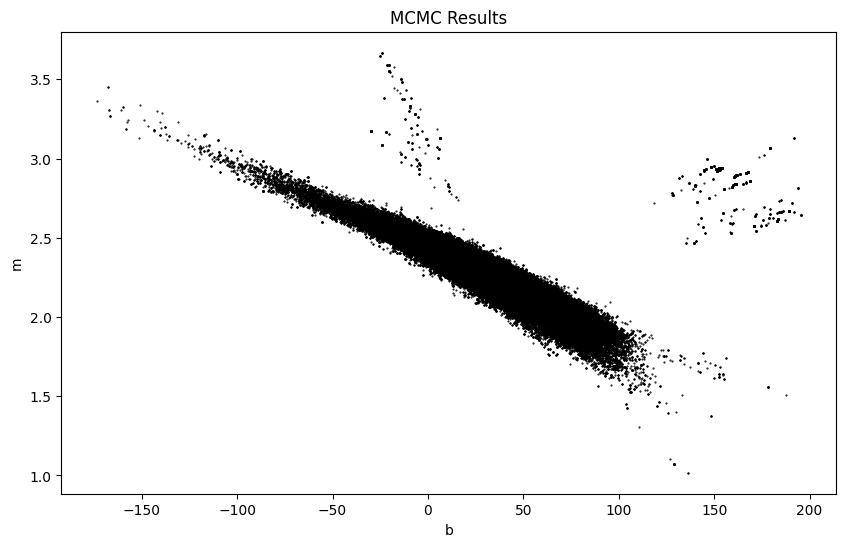

Generate this figure with Python:
"""
Reproducing the Figure 4 in David Hogg's paper "Data analysis recipes: Fitting a model to data"

Considering all the data points for a linear fit

"""



import matplotlib.pyplot as plt
import numpy as np
import emcee


# Data
id = np.array([1, 2, 3, 4, 5, 6, 7, 8, 9, 10, 11, 12, 13, 14, 15, 16, 17, 18, 19, 20])
x = np.array([201, 244, 47, 287, 203, 58, 210, 202, 198, 158, 165, 201, 157, 131, 166, 160, 186, 125, 218, 146])
y = np.array([592, 401, 583, 402, 495, 173, 479, 504, 510, 416, 393, 442, 317, 311, 400, 337, 423, 334, 533, 344])
sigy = np.array([61, 25, 38, 15, 21, 15, 27, 14, 30, 16, 14, 25, 52, 16, 34, 31, 42, 26, 16, 22])
sigx = np.array([9, 4, 11, 7, 5, 9, 4, 4, 11, 7, 5, 5, 5, 6, 6, 5, 9, 8, 6, 5])
rhoxy = np.array([-0.84, 0.31, 0.64, -0.27, -0.33, 0.67, -0.02, -0.05, -0.84, -0.69, 0.30, -0.46, -0.03, 0.50, 0.73, -0.52, 0.90, 0.40, -0.78, -0.56])


def logprior(params):
    m, b, Pb, Yb, Vb = params
    if 0 <= Pb <= 1 and Vb > 0:
        if 0 <= m <= 5 and -200 <= b <= 200 and 0 <= Yb <= 1000:
            return -np.log(1 + Pb) - np.log(1 + Vb)  # Prior for m, b, Pb, Yb, Vb
    return -np.inf  # Reject everything else


# def likelihood(xi, yi, sigyi, m, b, Pb, Yb, Vb):
def loglikelihood(params, xi, yi, sigyi):
    """
    Calculate the log likelihood of the data given the model parameters and noise parameters.
    The likelihood is calculated using the formula:
    Li = (1 - Pb) / sqrt(sigyi**2) * exp(-0.5 * ((yi - (m * xi + b)) / sigyi)**2) + Pb / sqrt(Vb + sigyi**2) * exp(-0.5 * ((yi - Yb)**2 / (Vb + sigyi**2)))
    """
    # Unpack the parameters
    m, b, Pb, Yb, Vb = params
    if Pb < 0 or Pb > 1:
        return -np.inf
    if Vb <= 0:
        return -np.inf
    return np.sum(np.log((1 - Pb) / np.sqrt(sigyi**2) * np.exp(-0.5 * ((yi - (m * xi + b)) / sigyi)**2) + Pb / np.sqrt(Vb + sigyi**2) * np.exp(-0.5 * ((yi - Yb)**2 / (Vb + sigyi**2)))))

def logposterior(params, xi, yi, sigyi):
    lp = logprior(params)
    if not np.isfinite(lp):
        return -np.inf
    
    return lp + loglikelihood(params, xi, yi, sigyi) 


def run_mcmc(xi, yi, sigyi, nwalkers=100, nsteps_burn=200, nsteps_prod=2000):
    """
    Run the MCMC simulation using emcee.
    """
    # Define the number of dimensions
    # m, b, Pb, Yb, Vb
    ndim = 5

    p0 = np.empty((nwalkers, 5))

    p0[:, 0] = np.random.uniform(0, 2, size=nwalkers)   # m
    p0[:, 1] = np.random.uniform(0, 200, size=nwalkers) # b
    p0[:, 2] = np.random.uniform(0, 0.1, size=nwalkers)    # Pb
    p0[:, 3] = np.random.uniform(0, 200, size=nwalkers) # Yb
    p0[:, 4] = np.random.uniform(0, 100, size=nwalkers)   # Vb

    # Create the sampler
    sampler = emcee.EnsembleSampler(nwalkers, ndim, logposterior, args=(xi, yi, sigyi))

    # Run the MCMC simulation
    sampler.run_mcmc(p0, nsteps_burn, progress=True)
    sampler.reset()  # clear burn-in

    # Production
    sampler.run_mcmc(None, nsteps_prod, progress=True)

    return sampler

################################################################################################################################################
# Marginalisation is not required. Because even histogram is compressing the joint probability distribution into just the required parameters.
################################################################################################################################################

# def marginalisation(samples, params_to_marginalise=[2, 3, 4], target_params=[0, 1], n_bins=100):
#     """
#     Marginalise the samples over the specified parameters and calculate the MAP value for the target parameters.
#     """
#     # Check if params_to_marginalise is a list or a single parameter
#     if not isinstance(params_to_marginalise, list):
#         params_to_marginalise = [params_to_marginalise]

#     # Marginalize over the specified parameters (sum over them)
#     marginalised_samples = np.sum(samples[:, params_to_marginalise], axis=1)

#     # Create a new array with the remaining parameters (target_params)
#     reduced_samples = samples[:, target_params]

#     # Create a histogram of the reduced samples
#     hist, edges = np.histogram(reduced_samples[:, 0], bins=n_bins, density=True)

#     # Calculate the bin centers
#     bin_centers = 0.5 * (edges[1:] + edges[:-1])

#     # Normalize the histogram
#     hist /= np.sum(hist)

#     # Find the MAP value (bin center with the highest density)
#     map_index = np.argmax(hist)  # Index of the maximum value in the histogram
#     map_value = bin_centers[map_index]  # Corresponding bin center

#     return bin_centers, hist, map_value

# def plot_marginalisation(samples, params_to_marginalise=[2,3,4], target_params=[0,1], n_bins=100):
#     """
#     Plot the marginalisation of the samples over the specified parameters.
#     """
#     bin_centers, hist, map_value = marginalisation(samples, params_to_marginalise, target_params, n_bins)


#     print(f"MAP value for target parameter {target_params}: {map_value}")
#     print()
    
#     plt.figure(figsize=(8, 5))
#     plt.plot(bin_centers, hist, label=f"Marginalisation over parameter {params_to_marginalise}")
#     plt.axvline(map_value, color='red', linestyle='--', label=f"MAP = {map_value:.2f}")
#     plt.xlabel(f"Parameter {params_to_marginalise}")
#     plt.ylabel("Density")
#     plt.title(f"Marginalisation of Parameter {params_to_marginalise}")
#     plt.legend()
#     plt.show()

def plot_results(samples):
    """
    Plot the results of the MCMC simulation.
    """

    H, xedges, yedges = np.histogram2d(samples[:,1], samples[:,0], bins=500)
    i,j = np.unravel_index(np.argmax(H), H.shape)
    b_map = 0.5*(xedges[i]+xedges[i+1])
    m_map = 0.5*(yedges[j]+yedges[j+1])

    print("MAP of m:", m_map)
    print("MAP of b:", b_map)
    print()

    H_normalized = H / np.max(H)
    plt.pcolormesh(xedges, yedges, H_normalized.T, cmap="Greys")

    H_flat = H.flatten()
    H_sorted = np.sort(H_flat)
    cumsum = np.cumsum(H_sorted)
    cumsum /= cumsum[-1]  # Normalize to [0, 1]

    # Define percentiles (e.g., 68%, 95%, 99%)
    levels = [0.25, 0.5, 0.75]
    contour_levels = sorted(set([H_sorted[np.searchsorted(cumsum, level)] for level in levels]))

    # Create a meshgrid for contour plotting
    X, Y = np.meshgrid(xedges[:-1], yedges[:-1])
    plt.contour(X, Y, H.T, levels=contour_levels, colors="black")

    # Add labels and title
    plt.xlabel("b")
    plt.ylabel("m")
    plt.xlim(-125, 125)
    plt.ylim(1.5, 3.1)
    plt.title("2D Histogram with Contours and Density Shading")
    plt.colorbar(label="Normalized Density")
    plt.savefig('Exercise6_histogram.png', bbox_inches='tight')
    plt.savefig('Exercise6_histogram.pdf', bbox_inches='tight')
    plt.show()
    return samples



def plot_chains(sampler):
    fig, axes = plt.subplots(5, figsize=(8, 5), sharex=True)
    samples = sampler.get_chain()

    labels = ["m", "b", "Pb", "Yb", "Vb"]
    for i in range(5):  # For each parameter
        ax = axes[i]
        ax.plot(samples[:, :, i], "k", alpha=0.3)
        ax.set_ylabel(labels[i])
    axes[-1].set_xlabel("Step number")
    plt.show()


def plot_fit_with_samples(x, y, sigy, samples, n_samples_to_plot=10):
    """
    Plot the data with error bars, best-fit line, and sample lines from MCMC.
    """
    # Plot data with error bars
    plt.errorbar(x, y, yerr=sigy, fmt='o', color='red', markersize=4, label="Data", capsize=3, capthick=1)

    # Choose some sample lines to show the uncertainty
    x_plot = np.linspace(min(x), max(x), 200)
    for i in np.random.choice(len(samples), size=n_samples_to_plot, replace=False):
        m, b, Pb, Yb, Vb = samples[i]
        y_sample = m * x_plot + b
        plt.plot(x_plot, y_sample, color='gray', alpha=0.1)

    # # Plot the best-fit line (mean or MAP)
    # m_best = np.mean(samples[:, 0])  # or use MAP
    # b_best = np.mean(samples[:, 1])
    # y_best = m_best * x_plot + b_best

    # Plot the best-fit line (MAP)
    H, xedges, yedges = np.histogram2d(samples[:,1], samples[:,0], bins=500)
    i,j = np.unravel_index(np.argmax(H), H.shape)
    b_map = 0.5*(xedges[i]+xedges[i+1])
    m_map = 0.5*(yedges[j]+yedges[j+1])
    y_best = m_map * x_plot + b_map

    plt.plot(x_plot, y_best, color='blue', label='Best Fit (MAP)')

    # Labels and legend
    plt.xlabel("x")
    plt.ylabel("y")
    plt.title("Line fit with MCMC uncertainty")
    plt.legend()
    plt.savefig('Exercise6_fit.png', bbox_inches='tight')
    plt.savefig('Exercise6_fit.pdf', bbox_inches='tight')
    plt.show()

def plot_fit_with_confidence_band(x, y, sigy, samples, x_plot=None):
    if x_plot is None:
        x_plot = np.linspace(min(x), max(x), 200)
    # Reducing the sample, as it is too large to work with all of them at once
    reduced_samples_indices = np.random.choice(len(samples), size=len(samples)//2, replace=False)
    reduced_samples = samples[reduced_samples_indices]
    # Compute all predicted y values for each of the reduced sample
    y_samples = np.array([m * x_plot + b for m, b, Pb, Yb, Vb in reduced_samples])
    # Compute percentiles at each x
    # Compute percentiles for 1σ, 2σ, and 3σ confidence bands
    lower_1 = np.percentile(y_samples, 16, axis=0)
    median = np.percentile(y_samples, 50, axis=0)
    upper_1 = np.percentile(y_samples, 84, axis=0)

    lower_2 = np.percentile(y_samples, 2.5, axis=0)
    upper_2 = np.percentile(y_samples, 97.5, axis=0)

    lower_3 = np.percentile(y_samples, 0.15, axis=0)
    upper_3 = np.percentile(y_samples, 99.85, axis=0)

    plt.errorbar(x, y, yerr=sigy, fmt='o', color='red', markersize=4, label="Data", capsize=3, capthick=1)
    plt.plot(x_plot, median, color='blue', label='Median fit')
    plt.fill_between(x_plot, lower_1, upper_1, color='blue', alpha=0.3, label='±1σ region')
    plt.fill_between(x_plot, lower_2, upper_2, color='blue', alpha=0.15, label='±2σ region')
    plt.fill_between(x_plot, lower_3, upper_3, color='blue', alpha=0.07, label='±3σ region')
    plt.xlabel("x")
    plt.ylabel("y")
    plt.title("Line fit with ±1σ confidence band")
    plt.legend()
    plt.savefig('Exercise6_fit_with_confidence_band.png', bbox_inches='tight')
    plt.savefig('Exercise6_fit_with_confidence_band.pdf', bbox_inches='tight')
    plt.show()


def main():
    # Run the MCMC simulation

    sampler = run_mcmc(x, y, sigy)

    samples = sampler.get_chain(flat=True)

    # Plot the results
    
    # Plot the results
    plot_results(samples)
    # import sys
    # sys.exit()

    # Print the results
    print("Mean of m:", np.mean(samples[:, 0]))
    print("Mean of b:", np.mean(samples[:, 1]))
    print("Mean of Pb:", np.mean(samples[:, 2]))
    print("Mean of Yb:", np.mean(samples[:, 3]))
    print("Mean of Vb:", np.mean(samples[:, 4]))

    print()

    print("Median of m:", np.median(samples[:, 0]))
    print("Median of b:", np.median(samples[:, 1]))
    print("Median of Pb:", np.median(samples[:, 2]))
    print("Median of Yb:", np.median(samples[:, 3]))
    print("Median of Vb:", np.median(samples[:, 4]))

    print()


    # import sys
    # sys.exit()

    import corner
    Vb = samples[:, 4]
    mark = 10
    # mask = np.logical_and(Vb > np.percentile(Vb, mark), Vb < np.percentile(Vb, 100 - mark))

    lower, upper = np.percentile(Vb, [0, 100 - mark])
    # ranges = [None, None, None, None, (lower, upper)]
    ranges = [
    (np.min(samples[:, 0]), np.max(samples[:, 0])),  # m
    (np.min(samples[:, 1]), np.max(samples[:, 1])),  # b
    (np.min(samples[:, 2]), np.max(samples[:, 2])),  # Pb
    (np.min(samples[:, 3]), np.max(samples[:, 3])),  # Yb
    (lower, upper)                                   # Vb
    ]


    # corner.corner(samples, labels=["m", "b"], truths=[m, c], bins=50, smooth=1.0, show_titles=True)
    # corner.corner(samples[mask], labels=["m", "b", "Pb", "Yb", "Vb"], quantiles=[0.16, 0.5, 0.84], bins=250, fig=plt.figure(figsize=(12, 7)))
    corner.corner(samples, labels=["m", "b", "Pb", "Yb", "Vb"], range=ranges, quantiles=[0.16, 0.5, 0.84], bins=250, fig=plt.figure(figsize=(12, 7)), show_titles=True)
    plt.savefig('Exercise6_corner.png', bbox_inches='tight')
    plt.savefig('Exercise6_corner.pdf', bbox_inches='tight')
    plt.show()

    plot_chains(sampler)
    plot_fit_with_samples(x, y, sigy, samples)
    plot_fit_with_confidence_band(x, y, sigy, samples)



if __name__ == "__main__":
    main()
